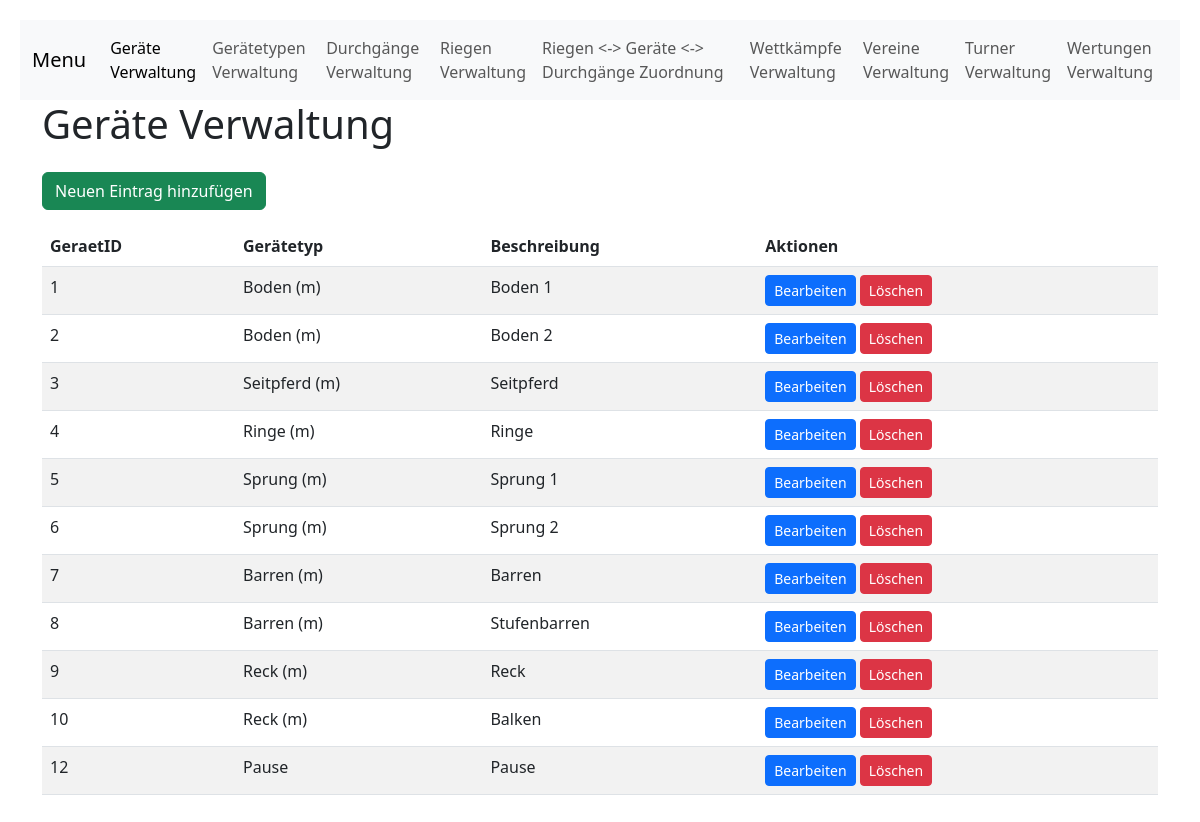
The page /geraete_verwaltung.php (signed in) on the database its author committed.
### tables this page shows
CREATE TABLE `Geraete` (
  `GeraetID` int(11) NOT NULL,
  `GeraeteTypID` int(11) DEFAULT NULL COMMENT 'veweist auf GeraeteTypen, Wenn NULL, dann Pause',
  `Beschreibung` varchar(250) NOT NULL
);

CREATE TABLE `GeraeteTypen` (
  `GeraeteTypID` int(11) NOT NULL,
  `Beschreibung` varchar(250) NOT NULL,
  `Reihenfolge` int(11) NOT NULL
);

### geraete_verwaltung.php (the view, shortened to what this page needs)
<?php
include 'config.php';
$charset = 'utf8';
$dsn = "mysql:host=$dbHost;dbname=$dbName;charset=$charset";
$options = [
    PDO::ATTR_ERRMODE            => PDO::ERRMODE_EXCEPTION,
    PDO::ATTR_DEFAULT_FETCH_MODE => PDO::FETCH_ASSOC,
];
try {
    $pdo = new PDO($dsn, $dbUser, $dbPass, $options);
} catch (PDOException $e) {
    die("Datenbank-Verbindung fehlgeschlagen: " . $e->getMessage());
}
function safeHtml($string) {
    return htmlspecialchars($string, ENT_QUOTES, 'UTF-8');
}
$action = $_GET['action'] ?? '';
$stmt = $pdo->query("SELECT * FROM GeraeteTypen ORDER BY Reihenfolge ASC");
$geraeteTypen = $stmt->fetchAll();
?>
<!DOCTYPE html>
<html lang="de">
<head>
  <link href="https://cdn.jsdelivr.net/npm/bootstrap@5.3.0/dist/css/bootstrap.min.css" rel="stylesheet">
</head>
<body>
<div class="container">
  <h1 class="mb-4">Geräte Verwaltung</h1>
  <?php if ($action === 'add' || ($action === 'edit' && isset($entry))): ?>
    <div class="card mb-4">
      <div class="card-header">
        <?= $action === 'add' ? 'Neuen Eintrag hinzufügen' : 'Eintrag bearbeiten' ?>
      </div>
      <div class="card-body">
        <form method="post" action="<?= $_SERVER['PHP_SELF'] ?>">
          <?php if ($action === 'edit'): ?>
            <input type="hidden" name="GeraetID" value="<?= safeHtml($entry['GeraetID']) ?>">
          <?php endif; ?>
          <input type="hidden" name="action" value="<?= safeHtml($action) ?>">
          <div class="mb-3">
            <label for="GeraeteTypID" class="form-label">Gerätetyp</label>
            <select class="form-select" name="GeraeteTypID" id="GeraeteTypID">
              <option value="">Pause</option>
              <?php foreach ($geraeteTypen as $typ): ?>
                <?php
                  $selected = '';
                  if ($action === 'edit' && isset($entry)) {
                    if ($entry['GeraeteTypID'] == $typ['GeraeteTypID']) {
                      $selected = 'selected';
                    }
                  }
                ?>
                <option value="<?= safeHtml($typ['GeraeteTypID']) ?>" <?= $selected ?>>
                  <?= safeHtml($typ['Beschreibung']) ?>
                </option>
              <?php endforeach; ?>
            </select>
          </div>
          <div class="mb-3">
            <label for="Beschreibung" class="form-label">Beschreibung</label>
            <input type="text" class="form-control" name="Beschreibung" id="Beschreibung" value="<?= $action === 'edit' ? safeHtml($entry['Beschreibung']) : '' ?>" required>
          </div>
          <button type="submit" class="btn btn-primary"><?= $action === 'add' ? 'Hinzufügen' : 'Aktualisieren' ?></button>
          <a href="<?= $_SERVER['PHP_SELF'] ?>" class="btn btn-secondary">Abbrechen</a>
        </form>
      </div>
    </div>
  <?php else: ?>
    <div class="mb-3">
      <a href="<?= $_SERVER['PHP_SELF'] ?>?action=add" class="btn btn-success">Neuen Eintrag hinzufügen</a>
    </div>
    <table class="table table-striped">
      <thead>
        <tr>
          <th>GeraetID</th>
          <th>Gerätetyp</th>
          <th>Beschreibung</th>
          <th>Aktionen</th>
        </tr>
      </thead>
      <tbody>
        <?php
        $stmt = $pdo->query("SELECT g.*, gt.Beschreibung AS TypBeschreibung FROM Geraete g LEFT JOIN GeraeteTypen gt ON g.GeraeteTypID = gt.GeraeteTypID ORDER BY g.GeraetID ASC");
        while ($row = $stmt->fetch()):
        ?>
          <tr>
            <td><?= safeHtml($row['GeraetID']) ?></td>
            <td><?= $row['GeraeteTypID'] === null ? 'Pause' : safeHtml($row['TypBeschreibung']) ?></td>
            <td><?= safeHtml($row['Beschreibung']) ?></td>
            <td>
              <a href="<?= $_SERVER['PHP_SELF'] ?>?action=edit&id=<?= safeHtml($row['GeraetID']) ?>" class="btn btn-sm btn-primary">Bearbeiten</a>
              <form method="post" action="<?= $_SERVER['PHP_SELF'] ?>" style="display:inline-block;" onsubmit="return confirm('Wollen Sie diesen Eintrag wirklich löschen?');">
                <button type="submit" class="btn btn-sm btn-danger">Löschen</button>
              </form>
            </td>
          </tr>
        <?php endwhile; ?>
      </tbody>
    </table>
  <?php endif; ?>
</div>
</body>
</html>

### geraete_verwaltung.php (style rules this page uses)
body { padding: 20px; }

### rows shown on the page
geraete: GeraetID "1", GeraeteTypID.Beschreibung "Boden (m)", Beschreibung "Boden 1"
geraete: GeraetID "2", GeraeteTypID.Beschreibung "Boden (m)", Beschreibung "Boden 2"
geraete: GeraetID "3", GeraeteTypID.Beschreibung "Seitpferd (m)", Beschreibung "Seitpferd"
geraete: GeraetID "4", GeraeteTypID.Beschreibung "Ringe (m)", Beschreibung "Ringe"
geraete: GeraetID "5", GeraeteTypID.Beschreibung "Sprung (m)", Beschreibung "Sprung 1"
geraete: GeraetID "6", GeraeteTypID.Beschreibung "Sprung (m)", Beschreibung "Sprung 2"
geraete: GeraetID "7", GeraeteTypID.Beschreibung "Barren (m)", Beschreibung "Barren"
geraete: GeraetID "8", GeraeteTypID.Beschreibung "Barren (m)", Beschreibung "Stufenbarren"
geraete: GeraetID "9", GeraeteTypID.Beschreibung "Reck (m)", Beschreibung "Reck"
geraete: GeraetID "10", GeraeteTypID.Beschreibung "Reck (m)", Beschreibung "Balken"
geraete: GeraetID "12", shows "Pause", Beschreibung "Pause"
